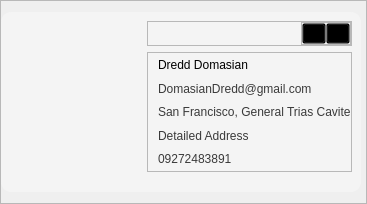
               <widget class="QFrame" name="frame_13">
                <property name="sizePolicy">
                 <sizepolicy hsizetype="Preferred" vsizetype="Expanding">
                  <horstretch>0</horstretch>
                  <verstretch>0</verstretch>
                 </sizepolicy>
                </property>
                <property name="maximumSize">
                 <size>
                  <width>16777215</width>
                  <height>296</height>
                 </size>
                </property>
                <property name="frameShape">
                 <enum>QFrame::StyledPanel</enum>
                </property>
                <property name="frameShadow">
                 <enum>QFrame::Raised</enum>
                </property>
                <layout class="QHBoxLayout" name="horizontalLayout_24">
                 <property name="leftMargin">
                  <number>0</number>
                 </property>
                 <property name="rightMargin">
                  <number>5</number>
                 </property>
                 <item>
                  <widget class="QFrame" name="ProfileCard">
                   <property name="sizePolicy">
                    <sizepolicy hsizetype="Preferred" vsizetype="Expanding">
                     <horstretch>0</horstretch>
                     <verstretch>0</verstretch>
                    </sizepolicy>
                   </property>
                   <property name="styleSheet">
                    <string notr="true">#ProfileCard{
	border-radius:10px;
	background-color:rgb(244, 244, 244);


}</string>
                   </property>
                   <property name="frameShape">
                    <enum>QFrame::StyledPanel</enum>
                   </property>
                   <property name="frameShadow">
                    <enum>QFrame::Raised</enum>
                   </property>
                   <layout class="QGridLayout" name="gridLayout_2">
                    <property name="leftMargin">
                     <number>20</number>
                    </property>
                    <property name="bottomMargin">
                     <number>20</number>
                    </property>
                    <item row="1" column="2">
                     <widget class="QFrame" name="frame_8">
                      <property name="sizePolicy">
                       <sizepolicy hsizetype="Preferred" vsizetype="Expanding">
                        <horstretch>0</horstretch>
                        <verstretch>0</verstretch>
                       </sizepolicy>
                      </property>
                      <property name="styleSheet">
                       <string notr="true">font-family: &quot;Montserrat Light&quot;;
font-weight:63;
color:rgb(58, 58, 58);</string>
                      </property>
                      <property name="frameShape">
                       <enum>QFrame::StyledPanel</enum>
                      </property>
                      <property name="frameShadow">
                       <enum>QFrame::Raised</enum>
                      </property>
                      <layout class="QVBoxLayout" name="verticalLayout_19">
                       <property name="spacing">
                        <number>0</number>
                       </property>
                       <property name="leftMargin">
                        <number>10</number>
                       </property>
                       <property name="topMargin">
                        <number>0</number>
                       </property>
                       <property name="rightMargin">
                        <number>0</number>
                       </property>
                       <property name="bottomMargin">
                        <number>0</number>
                       </property>
                       <item>
                        <widget class="QLabel" name="profileNameLabel">
                         <property name="styleSheet">
                          <string notr="true">font-family:&quot;Montserrat ExtraBold&quot;;
font-weight: 81;
color:rgb(0, 0, 0);</string>
                         </property>
                         <property name="text">
                          <string>Dredd Domasian</string>
                         </property>
                        </widget>
                       </item>
                       <item>
                        <widget class="QLabel" name="profileEmailLabel">
                         <property name="styleSheet">
                          <string notr="true"/>
                         </property>
                         <property name="text">
                          <string>DomasianDredd@gmail.com</string>
                         </property>
                        </widget>
                       </item>
                       <item>
                        <widget class="QLabel" name="addressLabel">
                         <property name="styleSheet">
                          <string notr="true"/>
                         </property>
                         <property name="text">
                          <string>San Francisco, General Trias Cavite</string>
                         </property>
                        </widget>
                       </item>
                       <item>
                        <widget class="QLabel" name="detailedAddressLabel">
                         <property name="styleSheet">
                          <string notr="true"/>
                         </property>
                         <property name="text">
                          <string>Detailed Address</string>
                         </property>
                        </widget>
                       </item>
                       <item>
                        <widget class="QLabel" name="phoneLabel">
                         <property name="styleSheet">
                          <string notr="true"/>
                         </property>
                         <property name="text">
                          <string>09272483891</string>
                         </property>
                        </widget>
                       </item>
                      </layout>
                     </widget>
                    </item>
                    <item row="0" column="2" alignment="Qt::AlignTop">
                     <widget class="QFrame" name="frame_9">
                      <property name="maximumSize">
                       <size>
                        <width>16777215</width>
                        <height>38</height>
                       </size>
                      </property>
                      <property name="frameShape">
                       <enum>QFrame::StyledPanel</enum>
                      </property>
                      <property name="frameShadow">
                       <enum>QFrame::Raised</enum>
                      </property>
                      <layout class="QHBoxLayout" name="horizontalLayout_14">
                       <property name="spacing">
                        <number>0</number>
                       </property>
                       <property name="leftMargin">
                        <number>0</number>
                       </property>
                       <property name="topMargin">
                        <number>0</number>
                       </property>
                       <property name="rightMargin">
                        <number>0</number>
                       </property>
                       <property name="bottomMargin">
                        <number>0</number>
                       </property>
                       <item alignment="Qt::AlignRight">
                        <widget class="QFrame" name="frame_10">
                         <property name="frameShape">
                          <enum>QFrame::StyledPanel</enum>
                         </property>
                         <property name="frameShadow">
                          <enum>QFrame::Raised</enum>
                         </property>
                         <layout class="QHBoxLayout" name="horizontalLayout_15">
                          <property name="spacing">
                           <number>0</number>
                          </property>
                          <property name="leftMargin">
                           <number>0</number>
                          </property>
                          <property name="topMargin">
                           <number>0</number>
                          </property>
                          <property name="rightMargin">
                           <number>0</number>
                          </property>
                          <property name="bottomMargin">
                           <number>0</number>
                          </property>
                          <item>
                           <widget class="QToolButton" name="profileEditBtn">
                            <property name="cursor">
                             <cursorShape>PointingHandCursor</cursorShape>
                            </property>
                            <property name="styleSheet">
                             <string notr="true">background:transparent;</string>
                            </property>
                            <property name="text">
                             <string>...</string>
                            </property>
                            <property name="icon">
                             <iconset resource="resource.qrc">
                              <normaloff>:/Icons/Icons/UpdateIcon.png</normaloff>:/Icons/Icons/UpdateIcon.png</iconset>
                            </property>
                            <property name="iconSize">
                             <size>
                              <width>25</width>
                              <height>25</height>
                             </size>
                            </property>
                           </widget>
                          </item>
                          <item>
                           <widget class="QToolButton" name="profileDeleteBtn">
                            <property name="cursor">
                             <cursorShape>PointingHandCursor</cursorShape>
                            </property>
                            <property name="styleSheet">
                             <string notr="true">background:transparent;</string>
                            </property>
                            <property name="text">
                             <string>...</string>
                            </property>
                            <property name="icon">
                             <iconset resource="resource.qrc">
                              <normaloff>:/Icons/Icons/delete.png</normaloff>:/Icons/Icons/delete.png</iconset>
                            </property>
                            <property name="iconSize">
                             <size>
                              <width>25</width>
                              <height>25</height>
                             </size>
                            </property>
                           </widget>
                          </item>
                         </layout>
                        </widget>
                       </item>
                      </layout>
                     </widget>
                    </item>
                    <item row="1" column="0">
                     <widget class="QLabel" name="profileIcon">
                      <property name="sizePolicy">
                       <sizepolicy hsizetype="Preferred" vsizetype="Minimum">
                        <horstretch>0</horstretch>
                        <verstretch>0</verstretch>
                       </sizepolicy>
                      </property>
                      <property name="minimumSize">
                       <size>
                        <width>120</width>
                        <height>120</height>
                       </size>
                      </property>
                      <property name="maximumSize">
                       <size>
                        <width>120</width>
                        <height>120</height>
                       </size>
                      </property>
                      <property name="text">
                       <string/>
                      </property>
                      <property name="pixmap">
                       <pixmap resource="resource.qrc">:/Icons/Icons/UserIcon.png</pixmap>
                      </property>
                      <property name="scaledContents">
                       <bool>true</bool>
                      </property>
                     </widget>
                    </item>
                   </layout>
                  </widget>
                 </item>
                </layout>
               </widget>
